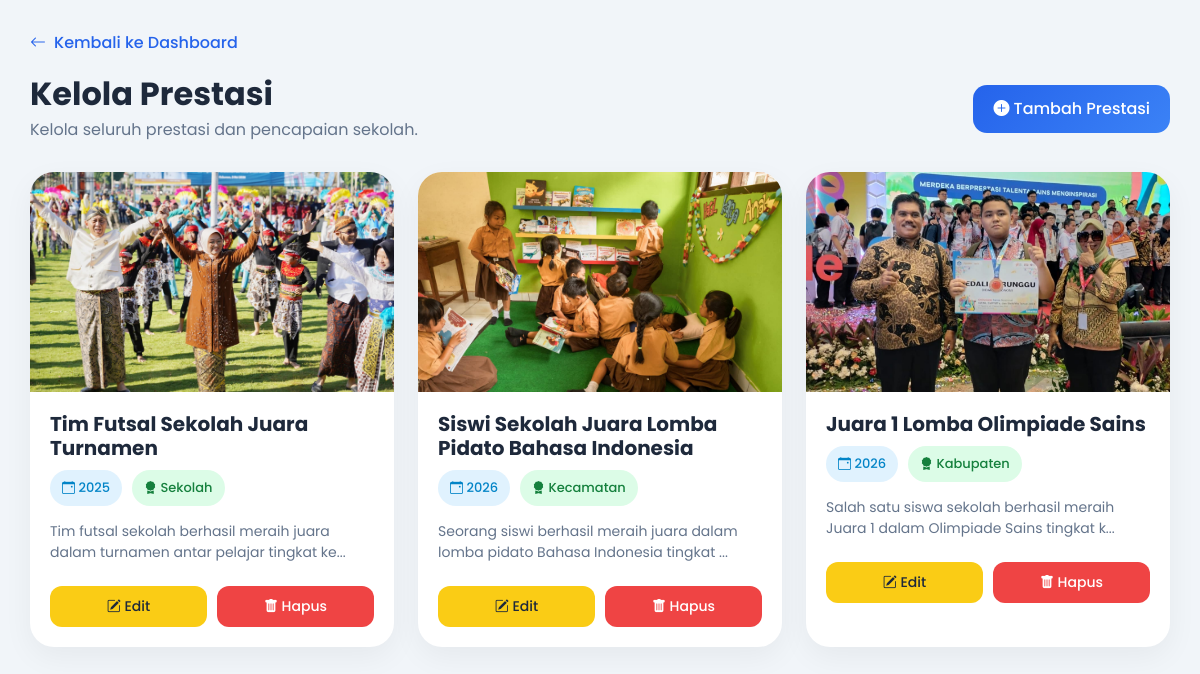
/admin/prestasi.php, run on the app's committed database.
### tables this page shows
CREATE TABLE `prestasi` (
  `id_prestasi` int(11) NOT NULL,
  `nama_prestasi` varchar(255) DEFAULT NULL,
  `deskripsi` text DEFAULT NULL,
  `tahun` varchar(10) DEFAULT NULL,
  `tingkat` varchar(50) DEFAULT NULL,
  `gambar` varchar(255) DEFAULT NULL
);

### admin/prestasi.php (the view, shortened to what this page needs)
<?php
include '../config/koneksi.php';
$data = mysqli_query($koneksi, "SELECT * FROM prestasi ORDER BY id_prestasi DESC");
?>
<!DOCTYPE html>
<html>
<head>
    <link href="https://cdn.jsdelivr.net/npm/bootstrap@5.3.0/dist/css/bootstrap.min.css" rel="stylesheet">
    <link href="https://cdn.jsdelivr.net/npm/bootstrap-icons/font/bootstrap-icons.css" rel="stylesheet">
</head>
<body>
<a href="dashboard.php" class="back-btn">
    <i class="bi bi-arrow-left"></i> Kembali ke Dashboard
</a>
<div class="page-header">
    <div class="page-title">
        <h2>Kelola Prestasi</h2>
        <p>Kelola seluruh prestasi dan pencapaian sekolah.</p>
    </div>
    <a href="tambah_prestasi.php" class="btn btn-add">
        <i class="bi bi-plus-circle-fill"></i> Tambah Prestasi
    </a>
</div>
<div class="row g-4">
<?php while($row = mysqli_fetch_assoc($data)) { ?>
<div class="col-lg-4 col-md-6">
    <div class="prestasi-card">
        <img src="../assets/img/<?= $row['gambar']; ?>" class="prestasi-img">
        <div class="prestasi-body">
            <h5 class="prestasi-title"><?= $row['nama_prestasi']; ?></h5>
            <div class="prestasi-meta">
                <span class="badge-tahun">
                    <i class="bi bi-calendar-event"></i> <?= $row['tahun']; ?>
                </span>
                <span class="badge-tingkat">
                    <i class="bi bi-award-fill"></i> <?= $row['tingkat']; ?>
                </span>
            </div>
            <div class="prestasi-desc">
                <?= substr($row['deskripsi'],0,80); ?>...
            </div>
            <div class="action-buttons">
                <a href="edit_prestasi.php?id=<?= $row['id_prestasi']; ?>" class="btn btn-edit w-100">
                    <i class="bi bi-pencil-square"></i> Edit
                </a>
                <a href="hapus_prestasi.php?id=<?= $row['id_prestasi']; ?>"
                   class="btn btn-delete w-100"
                   onclick="return confirm('Yakin ingin menghapus prestasi ini?')">
                    <i class="bi bi-trash-fill"></i> Hapus
                </a>
            </div>
        </div>
    </div>
</div>
<?php } ?>
</div>
</body>
</html>

### admin/prestasi.php (style rules this page uses)
* { font-family: 'Poppins', sans-serif; }
body { background: #f1f5f9; padding: 30px; }
.page-header { display: flex; justify-content: space-between; align-items: center; flex-wrap: wrap; gap: 15px; margin-bottom: 30px; }
.page-title h2 { font-weight: 700; color: #1e293b; margin-bottom: 5px; }
.page-title p { color: #64748b; margin: 0; }
.btn-add { background: linear-gradient(135deg, #2563eb, #3b82f6); color: white; border: none; border-radius: 14px; padding: 12px 20px; font-weight: 500; transition: 0.3s; }
.prestasi-card { background: white; border: none; border-radius: 24px; overflow: hidden; box-shadow: 0 10px 30px rgba(0,0,0,0.05); transition: 0.3s; height: 100%; }
.prestasi-img { width: 100%; height: 220px; object-fit: cover; }
.prestasi-body { padding: 20px; }
.prestasi-title { font-weight: 700; color: #1e293b; margin-bottom: 10px; }
.prestasi-meta { display: flex; gap: 10px; flex-wrap: wrap; margin-bottom: 15px; }
.badge-tahun, .badge-tingkat { padding: 8px 12px; border-radius: 50px; font-size: 13px; font-weight: 500; }
.badge-tahun { background: #e0f2fe; color: #0284c7; }
.badge-tingkat { background: #dcfce7; color: #15803d; }
.prestasi-desc { color: #64748b; font-size: 14px; margin-bottom: 20px; min-height: 45px; }
.action-buttons { display: flex; gap: 10px; }
.btn-edit { background: #facc15; color: #1e293b; border: none; border-radius: 12px; padding: 10px 16px; font-size: 14px; font-weight: 500; transition: 0.3s; }
.btn-delete { background: #ef4444; color: white; border: none; border-radius: 12px; padding: 10px 16px; font-size: 14px; font-weight: 500; transition: 0.3s; }
.back-btn { display: inline-flex; align-items: center; gap: 8px; color: #2563eb; text-decoration: none; font-weight: 500; margin-bottom: 20px; }

### data on the page
prestasi: gambar (picture), nama_prestasi "Tim Futsal Sekolah Juara Turnamen", tahun "2025", tingkat "Sekolah", deskripsi "Tim futsal sekolah berhasil meraih juara dalam turnamen antar pelajar tingkat ke"
prestasi: gambar (picture), nama_prestasi "Siswi Sekolah Juara Lomba Pidato Bahasa Indonesia", tahun "2026", tingkat "Kecamatan", deskripsi "Seorang siswi berhasil meraih juara dalam lomba pidato Bahasa Indonesia tingkat"
prestasi: gambar (picture), nama_prestasi "Juara 1 Lomba Olimpiade Sains", tahun "2026", tingkat "Kabupaten", deskripsi "Salah satu siswa sekolah berhasil meraih Juara 1 dalam Olimpiade Sains tingkat k"
